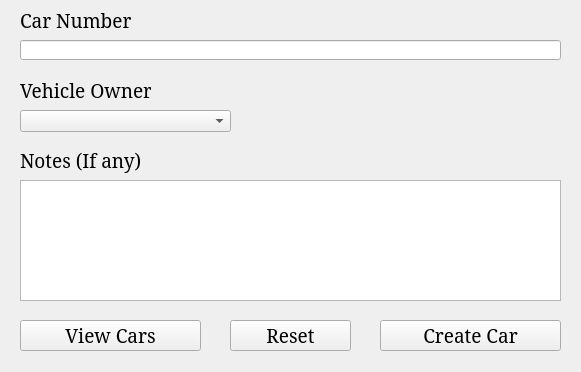
<?xml version="1.0" encoding="UTF-8"?>
<ui version="4.0">
 <class>AddCarWindow</class>
 <widget class="QMainWindow" name="AddCarWindow">
  <property name="windowModality">
   <enum>Qt::ApplicationModal</enum>
  </property>
  <property name="geometry">
   <rect>
    <x>0</x>
    <y>0</y>
    <width>581</width>
    <height>372</height>
   </rect>
  </property>
  <property name="windowTitle">
   <string>KB Roadways - Add Car</string>
  </property>
  <property name="windowIcon">
   <iconset>
    <normaloff>../__Assets/Logos/CompanyLogo.png</normaloff>../__Assets/Logos/CompanyLogo.png</iconset>
  </property>
  <widget class="QWidget" name="centralwidget">
   <widget class="QLabel" name="lblCarNumber">
    <property name="geometry">
     <rect>
      <x>20</x>
      <y>0</y>
      <width>111</width>
      <height>41</height>
     </rect>
    </property>
    <property name="font">
     <font>
      <family>Constantia</family>
      <pointsize>14</pointsize>
     </font>
    </property>
    <property name="text">
     <string>Car Number</string>
    </property>
   </widget>
   <widget class="QLabel" name="lblLogo">
    <property name="geometry">
     <rect>
      <x>370</x>
      <y>95</y>
      <width>61</width>
      <height>51</height>
     </rect>
    </property>
    <property name="acceptDrops">
     <bool>false</bool>
    </property>
    <property name="autoFillBackground">
     <bool>false</bool>
    </property>
    <property name="text">
     <string/>
    </property>
    <property name="pixmap">
     <pixmap>../__Assets/Logos/CompanyLogo.png</pixmap>
    </property>
    <property name="scaledContents">
     <bool>true</bool>
    </property>
   </widget>
   <widget class="QLineEdit" name="leCarNumber">
    <property name="enabled">
     <bool>true</bool>
    </property>
    <property name="geometry">
     <rect>
      <x>20</x>
      <y>40</y>
      <width>541</width>
      <height>20</height>
     </rect>
    </property>
    <property name="text">
     <string/>
    </property>
    <property name="readOnly">
     <bool>false</bool>
    </property>
   </widget>
   <widget class="QLabel" name="lblNotes">
    <property name="geometry">
     <rect>
      <x>20</x>
      <y>140</y>
      <width>121</width>
      <height>41</height>
     </rect>
    </property>
    <property name="font">
     <font>
      <family>Constantia</family>
      <pointsize>14</pointsize>
     </font>
    </property>
    <property name="text">
     <string>Notes (If any)</string>
    </property>
   </widget>
   <widget class="QTextEdit" name="teNotes">
    <property name="geometry">
     <rect>
      <x>20</x>
      <y>180</y>
      <width>541</width>
      <height>121</height>
     </rect>
    </property>
    <property name="acceptRichText">
     <bool>false</bool>
    </property>
   </widget>
   <widget class="QPushButton" name="btnReset">
    <property name="geometry">
     <rect>
      <x>230</x>
      <y>320</y>
      <width>121</width>
      <height>31</height>
     </rect>
    </property>
    <property name="font">
     <font>
      <family>Constantia</family>
      <pointsize>14</pointsize>
     </font>
    </property>
    <property name="text">
     <string>Reset</string>
    </property>
   </widget>
   <widget class="QPushButton" name="btnCreateCar">
    <property name="geometry">
     <rect>
      <x>380</x>
      <y>320</y>
      <width>181</width>
      <height>31</height>
     </rect>
    </property>
    <property name="font">
     <font>
      <family>Constantia</family>
      <pointsize>14</pointsize>
     </font>
    </property>
    <property name="text">
     <string>Create Car</string>
    </property>
   </widget>
   <widget class="QPushButton" name="btnViewCars">
    <property name="geometry">
     <rect>
      <x>20</x>
      <y>320</y>
      <width>181</width>
      <height>31</height>
     </rect>
    </property>
    <property name="font">
     <font>
      <family>Constantia</family>
      <pointsize>14</pointsize>
     </font>
    </property>
    <property name="text">
     <string>View Cars</string>
    </property>
   </widget>
   <widget class="QComboBox" name="cbVehicleOwners">
    <property name="geometry">
     <rect>
      <x>20</x>
      <y>110</y>
      <width>211</width>
      <height>22</height>
     </rect>
    </property>
   </widget>
   <widget class="QLabel" name="lblVehicleOwner">
    <property name="geometry">
     <rect>
      <x>20</x>
      <y>70</y>
      <width>131</width>
      <height>41</height>
     </rect>
    </property>
    <property name="font">
     <font>
      <family>Constantia</family>
      <pointsize>14</pointsize>
     </font>
    </property>
    <property name="text">
     <string>Vehicle Owner</string>
    </property>
   </widget>
  </widget>
 </widget>
 <tabstops>
  <tabstop>leCarNumber</tabstop>
  <tabstop>cbVehicleOwners</tabstop>
  <tabstop>teNotes</tabstop>
  <tabstop>btnCreateCar</tabstop>
  <tabstop>btnReset</tabstop>
  <tabstop>btnViewCars</tabstop>
 </tabstops>
 <resources/>
 <connections/>
</ui>
